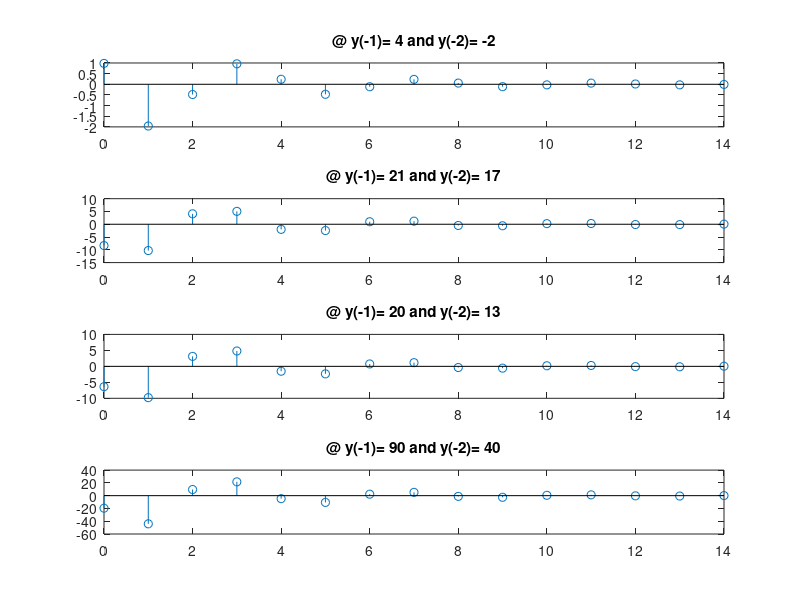

MATLAB code to generate this figure:
initial_conditions = [-2, 4;
                      17, 21;
                      13, 20;
                      40, 90];

output_signal = zeros(4, 15);
total_signal_values = [initial_conditions, output_signal];

x_label = [0, 1, 2, 3, 4, 5, 6, 7, 8, 9, 10, 11, 12, 13, 14];
y = zeros(4, 15);

for i=1:4
  for j=1:15

    y(i, j) = (-0.49 * total_signal_values(i, j));
    total_signal_values(i, j+2) = y(i, j);

  endfor
endfor

subplot(4, 1, 1);
stem(x_label, y(1, :));
title(cstrcat("@ y(-1)= ", mat2str(initial_conditions(1, 2)), " and y(-2)= ",
              mat2str(initial_conditions(1, 1))));

subplot(4, 1, 2);
stem(x_label, y(2, :));
title(cstrcat("@ y(-1)= ", mat2str(initial_conditions(2, 2)), " and y(-2)= ",
              mat2str(initial_conditions(2, 1))));

subplot(4, 1, 3);
stem(x_label, y(3, :));
title(cstrcat("@ y(-1)= ", mat2str(initial_conditions(3, 2)), " and y(-2)= ",
              mat2str(initial_conditions(3, 1))));

subplot(4, 1, 4);
stem(x_label, y(4, :));
title(cstrcat("@ y(-1)= ", mat2str(initial_conditions(4, 2)), " and y(-2)= ",
              mat2str(initial_conditions(4, 1))));
